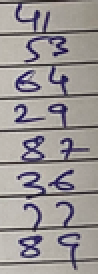
#> input picture images/extract_data/img.png, 49 x 137 px, shrunk from 188 x 526 before the run, found by its file name (shown 2 times larger)
$ python handwritten_image_processor.py
#> lines starting #> are read from the running program, lines starting #| are printed output that depends on the picture; after the words box and inside, x2 and y2 are one past the last pixel; in counts of white or black regions, pixels touching at a corner belong together
### image_processing_text/add_white_line.py
import cv2

class AddWhiteLine:
    def __init__(self, image_path):
#> called with image_path = 'images/extract_data/img.png'
        self.image = cv2.imread(image_path)
#> self.image is the input picture: shape (137, 49, 3); mean B, G, R 149.7, 150.3, 155.7

    def process_image(self):
        gray = cv2.cvtColor(self.image, cv2.COLOR_BGR2GRAY)
        thresh = cv2.threshold(gray, 0, 255, cv2.THRESH_BINARY_INV + cv2.THRESH_OTSU)[1]
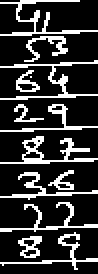
#> thresh: shape (137, 49) (shown 2 times larger); 20.1% white in thin lines or dots

        # Remove horizontal lines
        horizontal_kernel = cv2.getStructuringElement(cv2.MORPH_RECT, (25, 1))
        detected_lines = cv2.morphologyEx(thresh, cv2.MORPH_OPEN, horizontal_kernel, iterations=2)
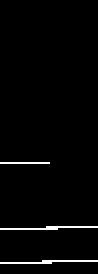
#> detected_lines: shape (137, 49) (shown 2 times larger); 2% white in thin lines or dots, all inside (x1, y1, x2, y2) = (0, 81, 49, 132)
        cnts = cv2.findContours(detected_lines, cv2.RETR_EXTERNAL, cv2.CHAIN_APPROX_SIMPLE)
#> cnts = 3 contours, all with area under 20
        cnts = cnts[0] if len(cnts) == 2 else cnts[1]
        for c in cnts:
            cv2.drawContours(self.image, [c], -1, (255, 255, 255), 2)
#> this loop made 3 passes
#> c on pass 3: [[0, 81], [24, 81]]
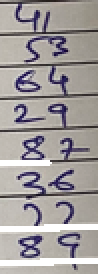
#> self.image: shape (137, 49, 3) (shown 2 times larger); 5.74% of pixels changed, all inside (x1, y1, x2, y2) = (0, 80, 49, 133)

        # Repair image
        repair_kernel = cv2.getStructuringElement(cv2.MORPH_RECT, (1, 6))
#> repair_kernel = [1, 1, 1, 1, 1, 1]
        result = 255 - cv2.morphologyEx(255 - self.image, cv2.MORPH_CLOSE, repair_kernel, iterations=1)
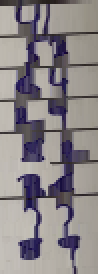
#> result: shape (137, 49, 3) (shown 2 times larger); mean B, G, R 135.7, 133.2, 139.1

        return result

    def save_processed_image(self, output_path):
        processed_image = self.process_image()
        cv2.imwrite(output_path, processed_image)

# [6 lines that do not run on import are left out]

### image_processing_text/binarize.py
import numpy as np
import cv2
from entity.image import Image

class Binarizer:
    def __init__(self, array):
        self.image = Image()
        self.image.array = array
        self.image = self.image.array

    def convert_to_binary(self):
        # Load the result image.
        result = self.image

        # Convert the image to grayscale.
        gray = cv2.cvtColor(result, cv2.COLOR_BGR2GRAY)
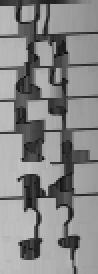
#> gray: shape (137, 49) (shown 2 times larger); min 13, max 193, mean 135.2

        # Threshold the image to binarize it.
        thresh = cv2.threshold(gray, 0, 255, cv2.THRESH_BINARY_INV + cv2.THRESH_OTSU)[1]
#> thresh: shape (137, 49); 31.2% white; 1 white region, box (x1, y1, x2, y2) and area: (0, 0, 49, 137) 2094

        # Save the binary image.
        return thresh


# [9 lines that do not run on import are left out]

### image_processing_text/denoiser.py
import numpy as np
import cv2
from entity.image import  Image
class Denoiser:
    def __init__(self,image,output_image_path):
#> called with output_image_path = 'image_processing_text/processed_image'
        self.image = Image()
        self.image.array = image
        self.output_image_path = output_image_path

    def denoise_image(self):
        # Load the binary image.
        binary_image = self.image.array

        # Apply a median blur to the image.
        denoised_image = cv2.medianBlur(binary_image, 3)
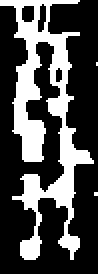
#> denoised_image: shape (137, 49) (shown 2 times larger); 30.2% white; 3 white regions (2 under 20 px), largest, box (x1, y1, x2, y2) and area: (0, 0, 47, 130) 2018
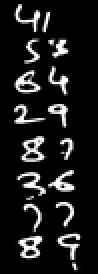
#> input picture text-image-processing/processed_image/result_denoised.jpg, 49 x 137 px, shrunk from 188 x 526 before the run, found by its file name (shown 2 times larger)

        cv2.imwrite(self.output_image_path, denoised_image)
        return denoised_image


# [8 lines that do not run on import are left out]

### image_processing_text/horizontal_section_extractor.py
import cv2
import numpy as np
import os

class HorizontalSectionExtractor:
    def __init__(self, image, output_dir, threshold=100):
#> called with threshold = 100
        self.array = image
#> self.array is the input picture: shape (137, 49, 3); min 0, max 255, mean 28.6
        self.output_dir = output_dir
        self.threshold = threshold


    def clear_output_directory(self):
        # Clear the output directory
        for file_name in os.listdir(self.output_dir):
            file_path = os.path.join(self.output_dir, file_name)
            try:
                if os.path.isfile(file_path):
                    os.unlink(file_path)
            except Exception as e:
                print(f"Error deleting {file_path}: {e}")

    def extract_sections(self):
        self.clear_output_directory()
        # Read the image
        image = self.array

        # Convert the image to grayscale
        gray = cv2.cvtColor(image, cv2.COLOR_BGR2GRAY)

        # Initialize variables to track the start and end of each section
        start_row = None
        end_row = None

        # List to store the extracted sections
        sections = []

        # Iterate over the rows of the image
        for row in range(gray.shape[0]):
            # Check if the row contains white pixels above the threshold
            if np.sum(gray[row] > self.threshold) > 0:
                if start_row is None:
                    # This is the start of a new section
                    start_row = row
            else:
                if start_row is not None:
                    # This is the end of the current section
                    end_row = row
                    section = gray[start_row:end_row, :]
                    sections.append(section)
                    start_row = None
                    end_row = None
#> after the loop, sections = 9 items

        # Save each section as a separate image
        for i, section in enumerate(sections):
            filename = f"{self.output_dir}/section_{i}.png"
            cv2.imwrite(filename, section)
#> this loop made 9 passes


# [6 lines that do not run on import are left out]

### entity/image.py
class Image:
    def __init__(self, array=None):
        self.array = array
        self.path = []

### image_processing_text/handwritten_image_processor.py
from image_processing_text.add_white_line import AddWhiteLine
from image_processing_text.binarize import Binarizer
from image_processing_text.denoiser import Denoiser
from image_processing_text.horizontal_section_extractor import HorizontalSectionExtractor
from image_processing_text.image_cropper import ImageCropper
from entity.image import Image
from image_processing_text.digit_processor import DigitProcessor

import cv2
import os
import numpy as np

class HandWrittenImageProcessor:
    def __init__(self, input_image_path):
        self.input_image_path = input_image_path
        self.image = Image()
        self.image.array = None

    def apply_add_white_line(self):
        obj = AddWhiteLine(self.input_image_path)
        self.image.array = obj.process_image()

    def apply_binarize(self):
        obj = Binarizer(self.image.array)
        self.image.array = obj.convert_to_binary()

    def apply_denoiser(self, output_image_path):
        obj = Denoiser(self.image.array, output_image_path)
        self.image.array = obj.denoise_image()

    def apply_horizontal_section_extractor(self, image_path, output_dir):
        self.image.array = cv2.imread(image_path)
        if not os.path.exists(output_dir):
            os.makedirs(output_dir)

        obj = HorizontalSectionExtractor(self.image.array, output_dir)
        obj.extract_sections()

    # [59 lines left out: functions apply_digit_processor, add_padding, apply_cropping, not called in this run]

if __name__ == "__main__":
        input_image_path = f'images/extract_data/img.png'
        processor = HandWrittenImageProcessor(input_image_path)

        # Apply the processing steps
        processor.apply_add_white_line()
        processor.apply_binarize()
        processor.apply_denoiser("image_processing_text/processed_image")
        processor.apply_horizontal_section_extractor("image_processing_text/processed_image/result_denoised.jpg",'image_processing_text/processed_image/horizontal_image')
        #processor.apply_digit_processor("/Users/vansh/PycharmProjects/Text-Extractor/image_processing_text/image_processing_text/processed_image/horizontal_image","/Users/vansh/PycharmProjects/Text-Extractor/final_images")
        #$processor.add_padding("/Users/vansh/PycharmProjects/Text-Extractor/image_processing_text/processed_image/single_digit",'/Users/vansh/PycharmProjects/Text-Extractor/image_processing_text/processed_image/single_digit_final',4)
